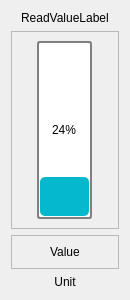
<?xml version="1.0" encoding="UTF-8"?>
<ui version="4.0">
 <class>BarGraph</class>
 <widget class="QWidget" name="BarGraph">
  <property name="geometry">
   <rect>
    <x>0</x>
    <y>0</y>
    <width>130</width>
    <height>300</height>
   </rect>
  </property>
  <property name="sizePolicy">
   <sizepolicy hsizetype="Expanding" vsizetype="Preferred">
    <horstretch>0</horstretch>
    <verstretch>0</verstretch>
   </sizepolicy>
  </property>
  <property name="windowTitle">
   <string>Form</string>
  </property>
  <layout class="QVBoxLayout" name="verticalLayout_2">
   <item>
    <layout class="QVBoxLayout" name="verticalLayout" stretch="0,0,0,0">
     <item alignment="Qt::AlignHCenter">
      <widget class="QLabel" name="valueLabel">
       <property name="text">
        <string>ReadValueLabel</string>
       </property>
      </widget>
     </item>
     <item>
      <widget class="QFrame" name="pBarFrame">
       <property name="frameShape">
        <enum>QFrame::StyledPanel</enum>
       </property>
       <property name="frameShadow">
        <enum>QFrame::Raised</enum>
       </property>
       <layout class="QHBoxLayout" name="horizontalLayout_2">
        <item>
         <widget class="QProgressBar" name="pBar">
          <property name="enabled">
           <bool>true</bool>
          </property>
          <property name="sizePolicy">
           <sizepolicy hsizetype="Fixed" vsizetype="Expanding">
            <horstretch>0</horstretch>
            <verstretch>0</verstretch>
           </sizepolicy>
          </property>
          <property name="minimumSize">
           <size>
            <width>55</width>
            <height>0</height>
           </size>
          </property>
          <property name="styleSheet">
           <string notr="true">QProgressBar {
border: 2px solid grey;
border-radius: 5px;
text-align: center;
}
QProgressBar:horizontal {
border: 2px solid gray;
border-radius: 3px;
background: white;
}
QProgressBar::chunk:horizontal {
background-color: qlineargradient(x0: 0, x2: 1, stop: 0 #05B8CC, stop: 1 #05B8CC)
}
QProgressBar::chunk {
background-color: #05B8CC;
margin: 0.5px;
border-radius: 5px;
}
QProgressBar::chunk:vertical {
background-color: qlineargradient(y0: 1, y2: 0, stop: 1 #05B8CC, stop: 0 #05B8CC);
}
QProgressBar:vertical {
border: 2px solid gray;
border-radius: 3px;
background: white;
}</string>
          </property>
          <property name="value">
           <number>24</number>
          </property>
          <property name="orientation">
           <enum>Qt::Vertical</enum>
          </property>
          <property name="invertedAppearance">
           <bool>false</bool>
          </property>
          <property name="textDirection">
           <enum>QProgressBar::TopToBottom</enum>
          </property>
         </widget>
        </item>
       </layout>
      </widget>
     </item>
     <item>
      <widget class="QFrame" name="valueFrame">
       <property name="frameShape">
        <enum>QFrame::StyledPanel</enum>
       </property>
       <property name="frameShadow">
        <enum>QFrame::Raised</enum>
       </property>
       <layout class="QHBoxLayout" name="horizontalLayout">
        <item alignment="Qt::AlignHCenter">
         <widget class="QLabel" name="value">
          <property name="text">
           <string>Value</string>
          </property>
         </widget>
        </item>
       </layout>
      </widget>
     </item>
     <item>
      <widget class="QLabel" name="unit">
       <property name="text">
        <string>Unit</string>
       </property>
       <property name="alignment">
        <set>Qt::AlignCenter</set>
       </property>
      </widget>
     </item>
    </layout>
   </item>
  </layout>
 </widget>
 <resources/>
 <connections/>
</ui>
